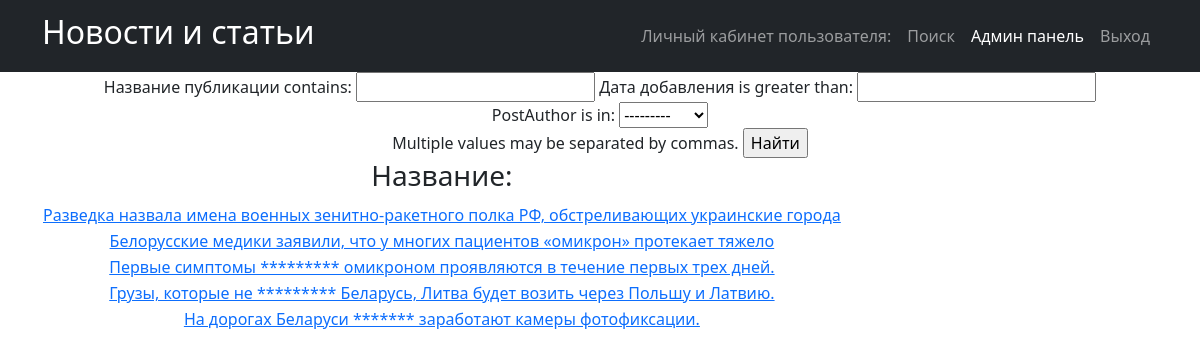
Page /news/search/ on the earlier database version.
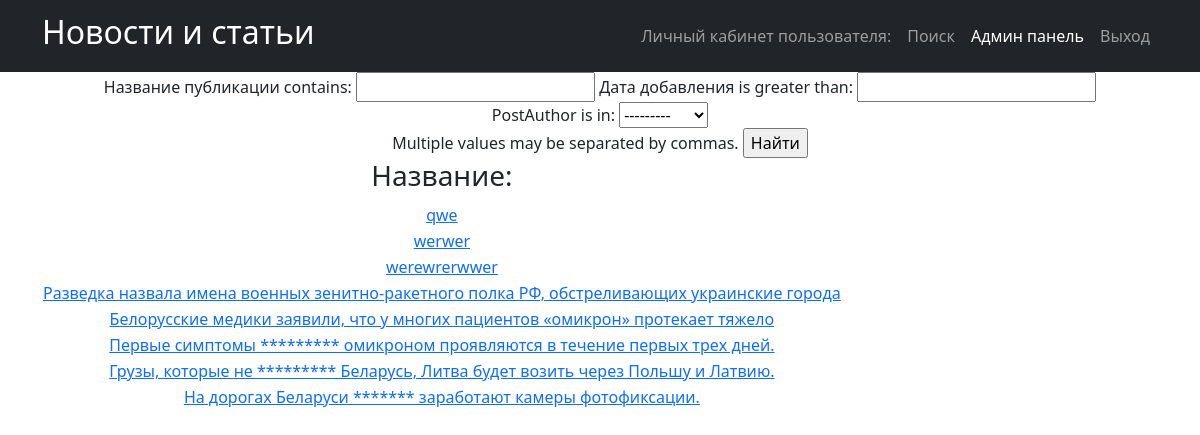
Same page on the later database version.
### news_portal/models.py (models this page shows, shortened)
class Post(models.Model):
    PostAuthor = models.ForeignKey(Author, on_delete=models.CASCADE)
    NEWS = 'NW'
    ARTICLE = 'AR'
    CATEGORIES = [
        ('NW', 'Новость'),
        ('AR', 'Статья')
    ]
    categoryType = models.CharField(max_length=2, choices=CATEGORIES)
    pubData = models.DateTimeField('дата добавления', auto_now_add=True)
    postCategory = models.ManyToManyField(Category, through='postCategory')
    postTitle = models.CharField('название публикации', max_length=255)
    postText = models.TextField('текст публикации')
    postRating = models.SmallIntegerField('рейтинг публикации', default=0)

### news_portal/views.py (the view)
# urls.py: path('search/', Postsearch.as_view()),
class Postsearch(ListView):
    model = Post
    template_name = 'search.html'
    context_object_name = 'news'
    queryset = Post.objects.order_by('-id')
    paginate_by = 1
    def get_context_data(self, **kwargs):
        context = super().get_context_data(**kwargs)
        context['filter'] = News_filter(self.request.GET, queryset=self.get_queryset())
        return context

### news_portal/models.py (called while the page is built)
    def __str__(self):
        return f'{self.authorUser.username}'

### news_portal/templatetags/censor.py (called while the page is built)
@register.filter(name='censor')
def censor(value):
    text = value.split()
    for word in text:
        if word.lower() in CENSOR:
            value = value.replace(word, '*' * len(word))
    return value

### templates/search.html (shortened to what this page needs)
{% extends 'flatpages/default.html' %}
{% load censor %}
{% block content %}
<form method="GET">
    {{ filter.form }}
    <input type="submit" value="Найти">
</form>
<table>
    <thead>
    <th>
    <h3>Название:</h3>
    </th>
    </thead>
      {% for new in filter.qs %}
    <tr>
    <td>
        <a href="{% url 'post_detail' new.id %}">{{ new.postTitle|censor }}</a>
    </td>
</tr>
    {% endfor %}
</table>
{% endblock content %}

Differences in the rows shown:
added Post: postTitle|censor "qwe"
added Post: postTitle|censor "werwer"
added Post: postTitle|censor "werewrerwwer"
